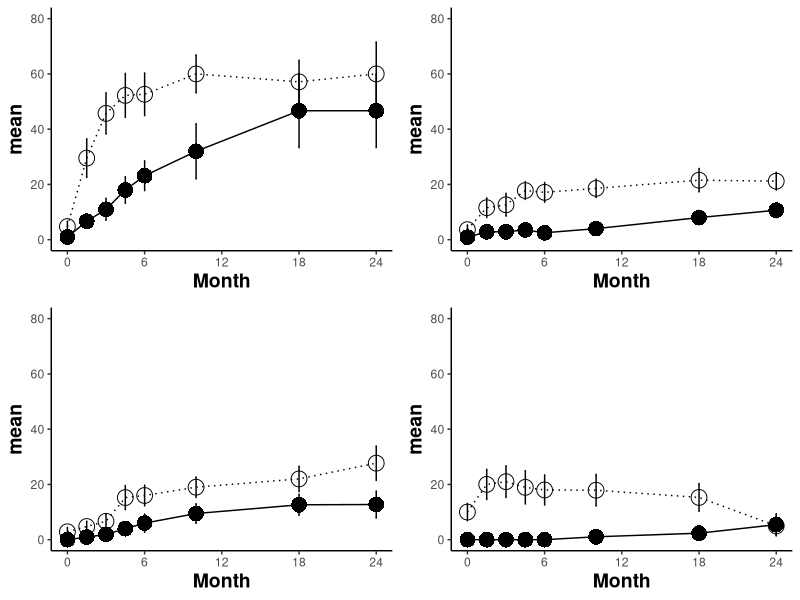

Generate this figure with R:
## ---- chunk 1
knitr::opts_chunk$set(echo = TRUE)
## ---- chunk 2
rm(list=ls(all=TRUE)) 
library("reshape2") #reshape data
library("ggplot2") #plotting
library("reshape") #reshape data
library("plyr")  #splitting, applying, and combining data
library("dplyr")  #splitting, applying, and combining data
library("pscl")
library("plotrix") #plotting
library("gridExtra") #arrange plots for output
library("car") #levenes test
library("lsmeans")
library("multcomp") 
library("multcompView")
library(glmmTMB)
library(lme4)
library(lmerTest)
library(tidyverse)

#load data
mData<-read.csv("DECIMALmortality_scores_percent_20191110_missingdataremoved.csv")
mData$Site<-as.factor(mData$Site)

#We excluded these pairs as part of the pair analysis because the Bleached coral was only a 2: Porites Outer Bay 233_234, Porites Inner Bay 297_298, Porites Outer Bay 227_228, Montipora capitata Inner Bay 251_252.
## ---- chunk 3
#all Months
  mALL<-mData
  #melt
  mALLData1<-melt(data = mALL, measure.vars = c("Month0","Month1.5","Month3","Month4.5", "Month6","Month10","Month18","Month24"))   
  colnames(mALLData1)[colnames(mALLData1)=="variable"] <- "month"   # change col name from 'variable' to 'month'
  colnames(mALLData1)[colnames(mALLData1)=="value"] <- "score"   # change col name from 'value' to 'score'

#Remove all NON PAIRS and all NAs
  mALLData<-na.omit(mALLData1) # remove the NA colums

  #Change scores into %
mALLDataPER<-mALLData
mALLDataPER$Score<-mALLDataPER$score*100

#recast for rate cals
mALLData_cast<-dcast(mALLData, TagID+Pair+Species+Site+B2015~month)

## ---- chunk 4
#calc average tissue loss score per grouping by time point
mALLmeans <- ddply(mALLData, c("Site", "Species", "B2015", "month"), summarise, #
                   N    = length(score[!is.na(score)]), #calculate the length of the data frame, excluding NA’s *this part is important*
                   mean = mean(score, na.rm=TRUE), #calculate mean of response variable, removing NA's
                   sd   = sd(score, na.rm=TRUE), #calculate standard deviation
                   se   = sd / sqrt(N), #calculate standard error
                   max = max(score, na.rm=TRUE) #calculate max, could also calculate min () if desired
)
mALLmeans$code<-paste0(mALLmeans$Site, mALLmeans$B2015, mALLmeans$Species)
#mALLmeans #display table
#write.csv(mALLmeans, "mALLmeansMORT.csv")
## ---- chunk 5
#calc average tissue loss score per grouping by time point
mALLmeansPER <- ddply(mALLDataPER, c("Site", "Species", "B2015", "month"), summarise, #
                   N    = length(Score[!is.na(Score)]), #calculate the length of the data frame, excluding NA’s *this part is important*
                   mean = mean(Score, na.rm=TRUE), #calculate mean of response variable, removing NA's
                   sd   = sd(Score, na.rm=TRUE), #calculate standard deviation
                   se   = sd / sqrt(N), #calculate standard error
                   max = max(Score, na.rm=TRUE) #calculate max, could also calculate min () if desired
)
#mALLmeansPER #display table
mALLmeansPER$code<-paste0(mALLmeansPER$Site, mALLmeansPER$B2015, mALLmeansPER$Species)
#mALLmeansPER #display table
#write.csv(mALLmeansPER, "meanMortpER.csv")
## ---- chunk 6
#subset for Mcap only
Mcap024AllplotM<-subset(mALLmeansPER, Species=="Montipora capitata")     #subset Mcap
Mcap024AllplotM$Month[Mcap024AllplotM$month=="Month0"]<-0              # new col with month #s only
Mcap024AllplotM$Month[Mcap024AllplotM$month=="Month1.5"]<-1.5  
Mcap024AllplotM$Month[Mcap024AllplotM$month=="Month3"]<-3 
Mcap024AllplotM$Month[Mcap024AllplotM$month=="Month4.5"]<-4.5
Mcap024AllplotM$Month[Mcap024AllplotM$month=="Month6"]<-6  
Mcap024AllplotM$Month[Mcap024AllplotM$month=="Month10"]<-10  
Mcap024AllplotM$Month[Mcap024AllplotM$month=="Month18"]<-18
Mcap024AllplotM$Month[Mcap024AllplotM$month=="Month24"]<-24 


#PR13
Mcap024AllplotPR13M<-subset(Mcap024AllplotM, Site=="13")
#PR4
Mcap024AllplotPR4M<-subset(Mcap024AllplotM, Site==4)
## ---- chunk 7
#Mcap Outer
mallplotMcapPR13<-ggplot(data=Mcap024AllplotPR13M, aes(x=Month, y=mean, group = code, color=B2015)) + #color by bleaching hist. 
  geom_errorbar(aes(ymin=mean-se, ymax=mean+se),
                width=0.1,show.legend = FALSE)+
  geom_point(aes(shape=B2015),fill="mediumblue", size=5)+
  scale_shape_manual(values=c( 16,1))+
  geom_line(aes(color=B2015, linetype=B2015))+
  scale_linetype_manual(values=c("solid", "dotted"))+
  scale_color_manual(values=c("black","black"))+
    scale_x_continuous(breaks = seq(0, 24, by = 6))+
 # ylab("Partial Mortality (%)") +
 #   xlab("Recovery Time (months)") + #Label the X Axis
    ylim(0, 80) + #set Y limits
  theme_bw() + #Set the background color
  theme(axis.line = element_line(color = 'black'), #Set the axes color
        axis.title=element_text(size=14,face="bold"), #Set axis format
        panel.border = element_blank(), #Set the border
        panel.grid.major = element_blank(), #Set the major gridlines
        panel.grid.minor = element_blank(), #Set the minor gridlines
        plot.background =element_blank(), #Set the plot background
        legend.key = element_blank()) + #Set plot legend key
 # ggtitle("Outer Lagoon")+
          theme(plot.title = element_text(size=20,face = "bold",hjust = 0.5))
McapOuter<-mallplotMcapPR13 + theme(legend.position = "none") #remove legend

#Mcap Inner
ballplotMcapPR4M<-ggplot(data=Mcap024AllplotPR4M, aes(x=Month, y=mean, group = code, color=B2015),show.legend = FALSE) + #color by bleaching hist. 
 geom_errorbar(aes(ymin=mean-se, ymax=mean+se),
                width=0.1,show.legend = FALSE)+
  geom_point(aes(shape=B2015),fill="mediumblue", size=5)+
  
  scale_shape_manual(values=c( 16,1))+
  
  geom_line(aes(color=B2015, linetype=B2015))+
  scale_linetype_manual(values=c("solid", "dotted"))+
  scale_color_manual(values=c("black","black"))+
    scale_x_continuous(breaks = seq(0, 24, by = 6))+
  #ylab("Montipora capitata\nParital Mortality (%)") +
 #   xlab("Recovery Time (months)") + #Label the X Axis
    ylim(0, 80) + #set Y limits
  theme_bw() + #Set the background color
  theme(axis.line = element_line(color = 'black'), #Set the axes color
        axis.title=element_text(size=14,face="bold"), #Set axis format
        panel.border = element_blank(), #Set the border
        panel.grid.major = element_blank(), #Set the major gridlines
        panel.grid.minor = element_blank(), #Set the minor gridlines
        plot.background =element_blank(), #Set the plot background
        legend.key = element_blank()) + #Set plot legend key
 # ggtitle("Inner Lagoon")+
          theme(plot.title = element_text(size=20,face = "bold", hjust = 0.5))
McapInnerMORT<-ballplotMcapPR4M + theme(legend.position = "none") #remove legend
## ---- chunk 8
Pcomp024Allplot<-subset(mALLmeansPER, Species=="Porites compressa")

# change Month# to just number
Pcomp024Allplot$Month[Pcomp024Allplot$month=="Month0"]<-0
Pcomp024Allplot$Month[Pcomp024Allplot$month=="Month1.5"]<-1.5
Pcomp024Allplot$Month[Pcomp024Allplot$month=="Month3"]<-3
Pcomp024Allplot$Month[Pcomp024Allplot$month=="Month4.5"]<-4.5
Pcomp024Allplot$Month[Pcomp024Allplot$month=="Month6"]<-6
Pcomp024Allplot$Month[Pcomp024Allplot$month=="Month10"]<-10
Pcomp024Allplot$Month[Pcomp024Allplot$month=="Month18"]<-18
Pcomp024Allplot$Month[Pcomp024Allplot$month=="Month24"]<-24

Pcomp024AllplotPR13<-subset(Pcomp024Allplot, Site==13)
Pcomp024AllplotPR4<-subset(Pcomp024Allplot, Site==4)


#Pcomp PR13 plot

b024plotPcompPR13<-ggplot(data=Pcomp024AllplotPR13, aes(x=Month, y=mean, group = code, color=B2015)) + #color by bleaching hist. 
  geom_errorbar(aes(ymin=mean-se, ymax=mean+se),
                width=0.1,show.legend = FALSE)+
  geom_point(aes(shape=B2015),fill="mediumblue", size=5)+
  scale_shape_manual(values=c( 16,1))+
  geom_line(aes(color=B2015, linetype=B2015))+
  scale_linetype_manual(values=c("solid", "dotted"))+
  scale_color_manual(values=c("black","black"))+
    scale_x_continuous(breaks = seq(0, 24, by = 6))+
 # ylab("Partial Mortality (%)") +
 #   xlab("Recovery Time (months)") + #Label the X Axis
    ylim(0,80) + #set Y limits
  theme_bw() + #Set the background color
  theme(axis.line = element_line(color = 'black'), #Set the axes color
        axis.title=element_text(size=14,face="bold"), #Set axis format
        panel.border = element_blank(), #Set the border
        panel.grid.major = element_blank(), #Set the major gridlines
        panel.grid.minor = element_blank(), #Set the minor gridlines
        plot.background =element_blank(), #Set the plot background
        legend.key = element_blank()) + #Set plot legend key
  #ggtitle("Porites compressa Bleaching Scores months 0-24")+
          theme(plot.title = element_text(size=20,face = "italic"))
PcompOuter<-b024plotPcompPR13+ theme(legend.position = "none") #remove legend


#Pcomp PR4 plot

b024plotPcompPR4<-ggplot(data=Pcomp024AllplotPR4, aes(x=Month, y=mean, group = code, color=B2015)) + #color by bleaching hist. 
  geom_errorbar(aes(ymin=mean-se, ymax=mean+se),
                width=0.1,show.legend = FALSE)+
  geom_point(aes(shape=B2015),fill="mediumblue", size=5)+
  
  scale_shape_manual(values=c( 16,1))+
  
  geom_line(aes(color=B2015, linetype=B2015))+
  scale_linetype_manual(values=c("solid", "dotted"))+
  scale_color_manual(values=c("black","black"))+
    scale_x_continuous(breaks = seq(0, 24, by = 6))+
#  ylab("Porites compressa\nPartial Mortality (%)") +
 #   xlab("Recovery Time (months)") + #Label the X Axis
    ylim(0,80) + #set Y limits
  theme_bw() + #Set the background color
  theme(axis.line = element_line(color = 'black'), #Set the axes color
        axis.title=element_text(size=14,face="bold"), #Set axis format
        panel.border = element_blank(), #Set the border
        panel.grid.major = element_blank(), #Set the major gridlines
        panel.grid.minor = element_blank(), #Set the minor gridlines
        plot.background =element_blank(), #Set the plot background
        legend.key = element_blank()) + #Set plot legend key
  #ggtitle("Porites compressa Bleaching Scores months 0-24")+
          theme(plot.title = element_text(size=20,face = "italic"))
PcompInner<-b024plotPcompPR4+ theme(legend.position = "none") #remove legend

## ---- chunk 9
grid.arrange(McapInnerMORT, McapOuter, PcompInner,PcompOuter, nrow = 2)
## ---- chunk 10
#subset by species
Mcap_mort<-subset(mALLDataPER, Species=="Montipora capitata")
Pcomp_mort<-subset(mALLDataPER, Species=="Porites compressa")
## ---- chunk 11
#Mcap
Mcap_mort_mod<-lmer(Score~Site*B2015*month+(1|TagID), Mcap_mort)
anova(Mcap_mort_mod, type=2)

#conduct Tukey post hoc test 
emm = emmeans(Mcap_mort_mod, ~ Site*month, adjust="tukey")
#letter display
pairs(emm)

#Pcomp
Pcomp_mort_mod<-lmer(Score~Site*B2015*month+(1|TagID), Pcomp_mort)
anova(Pcomp_mort_mod, type=2)

#conduct Tukey post hoc test 
emm = emmeans(Pcomp_mort_mod, ~ Site*month, adjust="tukey")
#letter display
pairs(emm)

## ---- chunk 12
#Month0 
Mcap_m0<-subset(Mcap_mort, month=="Month0")
Mcap_m0_mod1<-lm(score~Site*B2015, Mcap_m0)
#summary(Mcap_m0_mod1) 
anova(Mcap_m0_mod1) 

# Month1.5
Mcap_m1_5<-subset(Mcap_mort, month=="Month1.5")
Mcap_m1_5_mod1<-lm(score~Site*B2015, Mcap_m1_5)
#summary(Mcap_m1_5_mod1)
anova(Mcap_m1_5_mod1)

    #conduct Tukey post hoc test 
    emm = emmeans(Mcap_m1_5_mod1, ~ B2015, adjust="tukey")
    #letter display
    cld(emm)

#Month3
Mcap_m3<-subset(Mcap_mort, month=="Month3")
Mcap_m3_mod1<-lm(score~Site*B2015, Mcap_m3)
#summary(Mcap_m3_mod1)
anova(Mcap_m3_mod1)

  #conduct Tukey post hoc test 
      emm = emmeans(Mcap_m3_mod1, ~ B2015, adjust="tukey") #B2015
      #letter display
      cld(emm)
      emm = emmeans(Mcap_m3_mod1, ~ Site, adjust="tukey") #B2015
      #letter display
      cld(emm)
      #conduct Tukey post hoc test 
      emm = emmeans(Mcap_m3_mod1, ~ Site*B2015, adjust="tukey")  #B2015*Site
      #letter display
      pairs(emm)
        #4,N - 4,Y    -0.3471 0.0676 77 -5.132  <.0001 
        #13,N - 13,Y  -0.0977 0.0685 77 -1.426  0.4873

#Month4.5
Mcap_m4_5<-subset(Mcap_mort, month=="Month4.5")
Mcap_m4_5_mod1<-lm(score~Site*B2015, Mcap_m4_5)
#summary(Mcap_m4_5_mod1)
anova(Mcap_m4_5_mod1)
 #conduct Tukey post hoc test 
      emm = emmeans(Mcap_m4_5_mod1, ~ B2015, adjust="tukey") #B2015
      #letter display
      cld(emm)
      #conduct Tukey post hoc test 
      emm = emmeans(Mcap_m4_5_mod1, ~ Site, adjust="tukey")  #Site
      #letter display
      cld(emm)
      
#Month6
Mcap_m6<-subset(Mcap_mort, month=="Month6")
Mcap_m6_mod1<-lm(score~Site*B2015, Mcap_m6)
#summary(Mcap_m6_mod1)
anova(Mcap_m6_mod1)

  #conduct Tukey post hoc test 
      emm = emmeans(Mcap_m6_mod1, ~ B2015, adjust="tukey") #B2015
      #letter display
      cld(emm)
      #conduct Tukey post hoc test 
      emm = emmeans(Mcap_m6_mod1, ~ Site, adjust="tukey")  #Site
      #letter display
      cld(emm)
      
#Month10
Mcap_m10<-subset(Mcap_mort, month=="Month10")
Mcap_m10_mod1<-lm(score~Site*B2015, Mcap_m10)
#summary(Mcap_m10_mod1)
anova(Mcap_m10_mod1)

  #conduct Tukey post hoc test 
      emm = emmeans(Mcap_m10_mod1, ~ B2015, adjust="tukey") #B2015
      #letter display
      cld(emm)
      #conduct Tukey post hoc test 
      emm = emmeans(Mcap_m10_mod1, ~ Site, adjust="tukey")  #Site
      #letter display
      cld(emm)
      
#Month18
Mcap_m18<-subset(Mcap_mort, month=="Month18")
Mcap_m18_mod1<-lm(score~Site*B2015, Mcap_m18)
#summary(Mcap_m18_mod1)
anova(Mcap_m18_mod1)

      #conduct Tukey post hoc test 
      emm = emmeans(Mcap_m18_mod1, ~ Site, adjust="tukey")  #Site
      #letter display
      cld(emm)
      
#Month24
Mcap_m24<-subset(Mcap_mort, month=="Month24")
Mcap_m24_mod1<-lm(score~Site*B2015, Mcap_m24)
#summary(Mcap_m24_mod1)
anova(Mcap_m24_mod1)

      #conduct Tukey post hoc test 
      emm = emmeans(Mcap_m24_mod1, ~ Site, adjust="tukey")  #Site
      #letter display
      cld(emm)
## ---- chunk 13
#Month0
Pcomp_m0<-subset(Pcomp_mort, month=="Month0")
Pcomp_m0_mod1<-lm(score~Site*B2015, Pcomp_m0)
#summary(Pcomp_m0_mod1) 
anova(Pcomp_m0_mod1) 

  #conduct Tukey post hoc test 
  emm = emmeans(Pcomp_m0_mod1, ~ Site*B2015, adjust="tukey")
  #letter display
  cld(emm)

# Month1.5
Pcomp_m1_5<-subset(Pcomp_mort, month=="Month1.5")
Pcomp_m1_5_mod1<-lm(score~Site*B2015, Pcomp_m1_5)
#summary(Pcomp_m1_5_mod1)
anova(Pcomp_m1_5_mod1)

#conduct Tukey post hoc test 
emm = emmeans(Pcomp_m1_5_mod1, ~ Site*B2015, adjust="tukey")
#letter display
cld(emm)

#Month3
Pcomp_m3<-subset(Pcomp_mort, month=="Month3")
Pcomp_m3_mod1<-lm(score~Site*B2015, Pcomp_m3)
#summary(Pcomp_m3_mod1)
anova(Pcomp_m3_mod1)

#conduct Tukey post hoc test 
emm = emmeans(Pcomp_m3_mod1, ~ Site*B2015, adjust="tukey")
#letter display
cld(emm)

#Month4.5
Pcomp_m4_5<-subset(Pcomp_mort, month=="Month4.5")
Pcomp_m4_5_mod1<-lm(score~Site*B2015, Pcomp_m4_5)
#summary(Pcomp_m4_5_mod1)
anova(Pcomp_m4_5_mod1)

#conduct Tukey post hoc test 
emm = emmeans(Pcomp_m4_5_mod1, ~ B2015, adjust="tukey")
#letter display
cld(emm)

#Month6
Pcomp_m6<-subset(Pcomp_mort, month=="Month6")
Pcomp_m6_mod1<-lm(score~Site*B2015, Pcomp_m6)
#summary(Pcomp_m6_mod1)
anova(Pcomp_m6_mod1)

#conduct Tukey post hoc test 
emm = emmeans(Pcomp_m6_mod1, ~ B2015, adjust="tukey")
#letter display
cld(emm)


#Month10
Pcomp_m10<-subset(Pcomp_mort, month=="Month10")
Pcomp_m10_mod1<-lm(score~Site*B2015, Pcomp_m10)
#summary(Pcomp_m10_mod1)
anova(Pcomp_m10_mod1)
#conduct Tukey post hoc test 
emm = emmeans(Pcomp_m10_mod1, ~ B2015, adjust="tukey")
#letter display
cld(emm)

#conduct Tukey post hoc test 
emm = emmeans(Pcomp_m10_mod1, ~ B2015, adjust="tukey")
#letter display
cld(emm)

#Month18
Pcomp_m18<-subset(Pcomp_mort, month=="Month18")
Pcomp_m18_mod1<-lm(score~Site*B2015, Pcomp_m18)
#summary(Pcomp_m18_mod1)
anova(Pcomp_m18_mod1)
#conduct Tukey post hoc test 
emm = emmeans(Pcomp_m18_mod1, ~ Site, adjust="tukey")
#letter display
pairs(emm)

#Month24
Pcomp_m24<-subset(Pcomp_mort, month=="Month24")
Pcomp_m24_mod1<-lm(score~Site*B2015, Pcomp_m24)
#summary(Pcomp_m24_mod1)
anova(Pcomp_m24_mod1)

#conduct Tukey post hoc test 
emm = emmeans(Pcomp_m24_mod1, ~ Site, adjust="tukey")
#letter display
pairs(emm)
## ---- chunk 14
#Figure out which of the pairs we lose 
#dataset to work from (pull unwanted from)
pData<-mALLDataPER

#subset by month
M0<-subset(pData,month=="Month0")
M1.5<-subset(pData,month=="Month1.5")
M3<-subset(pData,month=="Month3")
M4.5<-subset(pData,month=="Month4.5")
M6<-subset(pData,month=="Month6")
M10<-subset(pData,month=="Month10")
M18<-subset(pData,month=="Month18")
M24<-subset(pData,month=="Month24")


# Identify which pairs have a partner not found
# month 0
 M0diff<-M0 
  M0diff<-dcast(M0diff, Species+Site+Pair+month~B2015) # cast()
  M0diff$diff<-M0diff$N-M0diff$Y

# Subset Month1.5 
  M1.5<-M1.5[!(M1.5$Pair=="113_114"),]
 #DIFFS
  M1.5diff<-M1.5  
  M1.5diff<-dcast(M1.5diff, Species+Site+Pair+month~B2015) # cast()
  M1.5diff$diff<-M1.5diff$N-M1.5diff$Y
  
## Subset Month3
  # remove 
  M3<-M3[!(M3$Pair=="7_8"),]
  M3<-M3[!(M3$Pair=="113_114"),]
  M3<-M3[!(M3$Pair=="255_256"),]
  M3<-M3[!(M3$Pair=="259_260"),]
  #DIFFS
  M3diff<-M3  
  M3diff<-dcast(M3diff, Species+Site+Pair+month~B2015) # cast()
  M3diff$diff<-M3diff$N-M3diff$Y

## Subset Month 4.5
  # remove 
  M4.5<-M4.5[!(M4.5$Pair=="7_8"),]
  M4.5<-M4.5[!(M4.5$Pair=="113_114"),]
  M4.5<-M4.5[!(M4.5$Pair=="255_256"),]
  M4.5<-M4.5[!(M4.5$Pair=="259_260"),]
  M4.5<-M4.5[!(M4.5$Pair=="263_264"),]
  M4.5<-M4.5[!(M4.5$Pair=="267_268"),]
  M4.5<-M4.5[!(M4.5$Pair=="82_83"),]
 #DIFFS
  M4.5diff<-M4.5  
  M4.5diff<-dcast(M4.5diff, Species+Site+Pair+month~B2015) # cast()
  M4.5diff$diff<-M4.5diff$N-M4.5diff$Y

# Subset month 6
  # remove 
  M6<-M6[!(M6$Pair=="111_112"),] # remove the other partner
  M6<-M6[!(M6$Pair=="115_116"),]
  M6<-M6[!(M6$Pair=="119_120"),]
  M6<-M6[!(M6$Pair=="207_208"),]
  M6<-M6[!(M6$Pair=="255_256"),]
  M6<-M6[!(M6$Pair=="259_260"),]
  M6<-M6[!(M6$Pair=="263_264"),]
  M6<-M6[!(M6$Pair=="267_268"),]
  M6<-M6[!(M6$Pair=="263_264"),]
  #DIFFS
  M6diff<-M6  
  M6diff<-dcast(M6diff, Species+Site+Pair+month~B2015) # cast()
  M6diff$diff<-M6diff$N-M6diff$Y

  # Subset month 10
  #M10<-na.omit(M10) # remove the NA colums
  # remove 253_254, 259_260, 161_262, 263_264, 267_268, 271_272, 273_274, 275_276,277_278 , 31_2
  M10<-M10[!(M10$Pair=="253_254"),] # remove the other partner
  M10<-M10[!(M10$Pair=="259_260"),]
  M10<-M10[!(M10$Pair=="113_114"),]
  M10<-M10[!(M10$Pair=="161_262"),]
  M10<-M10[!(M10$Pair=="263_264"),]
  M10<-M10[!(M10$Pair=="267_268"),]
  M10<-M10[!(M10$Pair=="271_272"),]
  M10<-M10[!(M10$Pair=="273_274"),]
  M10<-M10[!(M10$Pair=="275_276"),]
  M10<-M10[!(M10$Pair=="277_278"),]
  M10<-M10[!(M10$Pair=="31_32"),]
  M10<-M10[!(M10$Pair=="261_262"),]

  #DIFFS
  M10diff<-M10  
  M10diff<-dcast(M10diff, Species+Site+Pair+month~B2015) # cast()
  M10diff$diff<-M10diff$N-M10diff$Y
  
# Subset month 18
  M18<-M18[!(M18$Pair=="253_254"),] # remove the other partner
  M18<-M18[!(M18$Pair=="259_260"),]
  M18<-M18[!(M18$Pair=="161_262"),]
  M18<-M18[!(M18$Pair=="263_264"),]
  M18<-M18[!(M18$Pair=="267_268"),]
  M18<-M18[!(M18$Pair=="271_272"),]
  M18<-M18[!(M18$Pair=="273_274"),]
  M18<-M18[!(M18$Pair=="275_276"),]
  M18<-M18[!(M18$Pair=="277_278"),]
  M18<-M18[!(M18$Pair=="31_2"),]
  M18<-M18[!(M18$Pair=="115_116"),]
  M18<-M18[!(M18$Pair=="119_120"),]
  M18<-M18[!(M18$Pair=="261_262"),]
  M18<-M18[!(M18$Pair=="269_270"),]
  M18<-M18[!(M18$Pair=="101_102"),]
  M18<-M18[!(M18$Pair=="117_118"),]
  M18<-M18[!(M18$Pair=="265_266"),]
  M18<-M18[!(M18$Pair=="19_20"),]
  M18<-M18[!(M18$Pair=="205_206"),]
  M18<-M18[!(M18$Pair=="223_224"),]
  M18<-M18[!(M18$Pair=="39_40"),]
    M18<-M18[!(M18$Pair=="103_104"),]

  #DIFFS
  M18diff<-M18  
  M18diff<-dcast(M18diff, Species+Site+Pair+month~B2015) # cast()
  M18diff$diff<-M18diff$N-M18diff$Y
  
  # Subset month 24
  M24<-M24[!(M24$Pair=="107_108"),] # remove the other partner
  M24<-M24[!(M24$Pair=="13_14"),]
  M24<-M24[!(M24$Pair=="223_224"),]
  M24<-M24[!(M24$Pair=="231_232"),]
  M24<-M24[!(M24$Pair=="261_262"),]
  M24<-M24[!(M24$Pair=="263_264"),]
  M24<-M24[!(M24$Pair=="265_266"),]
  M24<-M24[!(M24$Pair=="283_284"),]
  M24<-M24[!(M24$Pair=="289_290"),]
  M24<-M24[!(M24$Pair=="31_32"),]
  M24<-M24[!(M24$Pair=="33_34"),]
  M24<-M24[!(M24$Pair=="39_40"),]
  M24<-M24[!(M24$Pair=="76_77"),]
  M24<-M24[!(M24$Pair=="78_79"),]
  #DIFFS
  M24diff<-M24  
  M24diff<-dcast(M24diff, Species+Site+Pair+month~B2015) # cast()
  M24diff$diff<-M24diff$N-M24diff$Y
  
#make dfs  
PairDat<-rbind(M0,M1.5,M3,M4.5,M6,M10,M18,M24)
diffDat<-rbind(M0diff,M1.5diff,M3diff,M4.5diff,M6diff,M10diff,M18diff,M24diff)



#Mean bleaching scores across the entire project

#calc average bleaching score per grouping by time point
pairmeans <- ddply(PairDat, c("Site", "Species", "B2015", "month"), summarise, #
                   N    = length(score[!is.na(score)]), #calculate the length of the data frame, excluding NA’s *this part is important*
                   mean = mean(score, na.rm=TRUE), #calculate mean of response variable, removing NA's
                   sd   = sd(score, na.rm=TRUE), #calculate standard deviation
                   se   = sd / sqrt(N), #calculate standard error
                   max = max(score, na.rm=TRUE) #calculate max, could also calculate min () if desired
)
#ballmeans #display table

pairmeans$code<-paste0(pairmeans$Site, pairmeans$B2015, pairmeans$Species)
pairmeans #display table

## ---- chunk 15
#set up Pairs data
Mcappig<-subset(PairDat, Species =="Montipora capitata")            
  
#All
MpigPair_all_mod1<-lmer(score~Site*B2015*month+(1|TagID)+(1|Pair), Mcappig)
summary(MpigPair_all_mod1)
anova(MpigPair_all_mod1, type=2)
  #conduct Tukey post hoc test 
  emm = emmeans(MpigPair_all_mod1, ~ Site*B2015*month, adjust="tukey")
  #letter display
  cld(emm)
## ---- chunk 16
#Month0
MpigPair0<-subset(Mcappig, month =="Month0")           
MpigPair0_mod1<-lm(score~Site*B2015, MpigPair0)
summary(MpigPair0_mod1)
anova(MpigPair0_mod1)
  #conduct Tukey post hoc test 
  emm = emmeans(MpigPair0_mod1, ~ B2015, adjust="tukey")
  #letter display
  cld(emm)

  #Month1.5
MpigPair1.5<-subset(Mcappig, month =="Month1.5")
MpigPair1.5_mod1<-lm(score~Site*B2015, MpigPair1.5)
summary(MpigPair1.5_mod1)
anova(MpigPair1.5_mod1)
  #conduct Tukey post hoc test 
  emm = emmeans(MpigPair1.5_mod1, ~ B2015, adjust="tukey")
  #letter display
  cld(emm)
  #conduct Tukey post hoc test 
  emm = emmeans(MpigPair1.5_mod1, ~ Site, adjust="tukey")
  #letter display
  cld(emm)

#Month3
MpigPair3<-subset(Mcappig, month =="Month3")
MpigPair3_mod1<-lm(score~Site*B2015, MpigPair3)
summary(MpigPair3_mod1)
anova(MpigPair3_mod1)
  #conduct Tukey post hoc test 
  emm = emmeans(MpigPair3_mod1, ~ B2015, adjust="tukey")
  #letter display
  cld(emm)
   emm = emmeans(MpigPair3_mod1, ~ Site, adjust="tukey")
  #letter display
  cld(emm)
  emm = emmeans(MpigPair3_mod1, ~ B2015*Site, adjust="tukey")
  #letter display
  cld(emm)

#Month4.5
MpigPair4.5<-subset(Mcappig, month =="Month4.5")
MpigPair4.5_mod1<-lm(score~Site*B2015, MpigPair4.5)
summary(MpigPair4.5_mod1)
anova(MpigPair4.5_mod1)
#conduct Tukey post hoc test 
  emm = emmeans(MpigPair4.5_mod1, ~ B2015, adjust="tukey")
  #letter display
  cld(emm)
   emm = emmeans(MpigPair4.5_mod1, ~ Site, adjust="tukey")
  #letter display
  cld(emm)

#Month6
MpigPair6<-subset(Mcappig, month =="Month6")
MpigPair6_mod1<-lm(score~Site*B2015, MpigPair6)
summary(MpigPair6_mod1)
anova(MpigPair6_mod1)
#conduct Tukey post hoc test 
  emm = emmeans(MpigPair6_mod1, ~ B2015, adjust="tukey")
  #letter display
  cld(emm)
   emm = emmeans(MpigPair6_mod1, ~ Site, adjust="tukey")
  #letter display
  cld(emm)
  
#Month10
MpigPair10<-subset(Mcappig, month =="Month10")
MpigPair10_mod1<-lm(score~Site*B2015, MpigPair10)
summary(MpigPair10_mod1)
anova(MpigPair10_mod1)
#conduct Tukey post hoc test 
  emm = emmeans(MpigPair10_mod1, ~ B2015, adjust="tukey")
  #letter display
  cld(emm)
   emm = emmeans(MpigPair10_mod1, ~ Site, adjust="tukey")
  #letter display
  cld(emm)
  
#Month18
MpigPair18<-subset(Mcappig, month =="Month18")
MpigPair18_mod1<-lm(score~Site*B2015, MpigPair18)
summary(MpigPair18_mod1)
anova(MpigPair18_mod1)
#conduct Tukey post hoc test 
  emm = emmeans(MpigPair18_mod1, ~ B2015, adjust="tukey")
  #letter display
  cld(emm)
   emm = emmeans(MpigPair18_mod1, ~ Site, adjust="tukey")
  #letter display
  cld(emm)

#Month24
MpigPair24<-subset(Mcappig, month =="Month24")
MpigPair24_mod1<-lm(score~Site*B2015, MpigPair24)
summary(MpigPair24_mod1)
anova(MpigPair24_mod1)
#conduct Tukey post hoc test 
  emm = emmeans(MpigPair24_mod1, ~ Site, adjust="tukey")
  #letter display
  cld(emm)
## ---- chunk 17
#set up Pairs data
Pcomppig<-subset(PairDat, Species =="Porites compressa")            

#All
PpigPair_all_mod1<-lmer(score~Site*B2015*month+(1|TagID)+(1|Pair), Pcomppig) #if we add in (1|Pair) we get failure to converge
summary(PpigPair_all_mod1)
anova(PpigPair_all_mod1, type=2)
  #conduct Tukey post hoc test 
  emm = emmeans(PpigPair_all_mod1, ~ Site*B2015*month, adjust="tukey")
  #letter display
  cld(emm)
## ---- chunk 18
#Month0
PpigPair0<-subset(Pcomppig, month =="Month0")           
PpigPair0_mod1<-lm(score~Site*B2015, PpigPair0)
summary(PpigPair0_mod1)
anova(PpigPair0_mod1)
 #conduct Tukey post hoc test 
  emm = emmeans(PpigPair0_mod1, ~ Site, adjust="tukey")
  #letter display
  cld(emm)  
  emm = emmeans(PpigPair0_mod1, ~ B2015, adjust="tukey")
  #letter display
  cld(emm)  
  emm = emmeans(PpigPair0_mod1, ~ Site*B2015, adjust="tukey")
  #letter display
  cld(emm)

#Month1.5
PpigPair1.5<-subset(Pcomppig, month =="Month1.5")
PpigPair1.5_mod1<-lm(score~Site*B2015, PpigPair1.5)
summary(PpigPair1.5_mod1)
anova(PpigPair1.5_mod1)
 #conduct Tukey post hoc test 
  emm = emmeans(PpigPair1.5_mod1, ~ Site, adjust="tukey")
  #letter display
  cld(emm)  
  emm = emmeans(PpigPair1.5_mod1, ~ B2015, adjust="tukey")
  #letter display
  cld(emm)  
  emm = emmeans(PpigPair1.5_mod1, ~ Site*B2015, adjust="tukey")
  #letter display
  cld(emm)

#Month3
PpigPair3<-subset(Pcomppig, month =="Month3")
PpigPair3_mod1<-lm(score~Site*B2015, PpigPair3)
summary(PpigPair3_mod1)
anova(PpigPair3_mod1)
 emm = emmeans(PpigPair3_mod1, ~ B2015, adjust="tukey")
  #letter display
  cld(emm)  
  emm = emmeans(PpigPair3_mod1, ~ Site*B2015, adjust="tukey")
  #letter display
  cld(emm)
#Month4.5
PpigPair4.5<-subset(Pcomppig, month =="Month4.5")
PpigPair4.5_mod1<-lm(score~Site*B2015, PpigPair4.5)
summary(PpigPair4.5_mod1)
anova(PpigPair4.5_mod1)
emm = emmeans(PpigPair4.5_mod1, ~ B2015, adjust="tukey")
  #letter display
  cld(emm)  

#Month6
PpigPair6<-subset(Pcomppig, month =="Month6")
PpigPair6_mod1<-lm(score~Site*B2015, PpigPair6)
summary(PpigPair6_mod1)
anova(PpigPair6_mod1)
emm = emmeans(PpigPair6_mod1, ~ B2015, adjust="tukey")
  #letter display
  cld(emm)
  
#Month10
PpigPair10<-subset(Pcomppig, month =="Month10")
PpigPair10_mod1<-lm(score~Site*B2015, PpigPair10)
summary(PpigPair10_mod1)
anova(PpigPair10_mod1)
emm = emmeans(PpigPair10_mod1, ~ B2015, adjust="tukey")
  #letter display
  cld(emm)

#Month18
PpigPair18<-subset(Pcomppig, month =="Month18")
PpigPair18_mod1<-lm(score~Site*B2015, PpigPair18)
summary(PpigPair18_mod1)
anova(PpigPair18_mod1)
emm = emmeans(PpigPair18_mod1, ~ B2015, adjust="tukey")
  #letter display
  cld(emm)  
  emm = emmeans(PpigPair18_mod1, ~ Site*B2015, adjust="tukey")
  cld(emm)  

#Month24
PpigPair24<-subset(Pcomppig, month =="Month24")
PpigPair24_mod1<-lm(score~Site*B2015, PpigPair24)
summary(PpigPair24_mod1)
anova(PpigPair24_mod1)
emm = emmeans(PpigPair24_mod1, ~ Site*B2015, adjust="tukey")
  cld(emm)  
